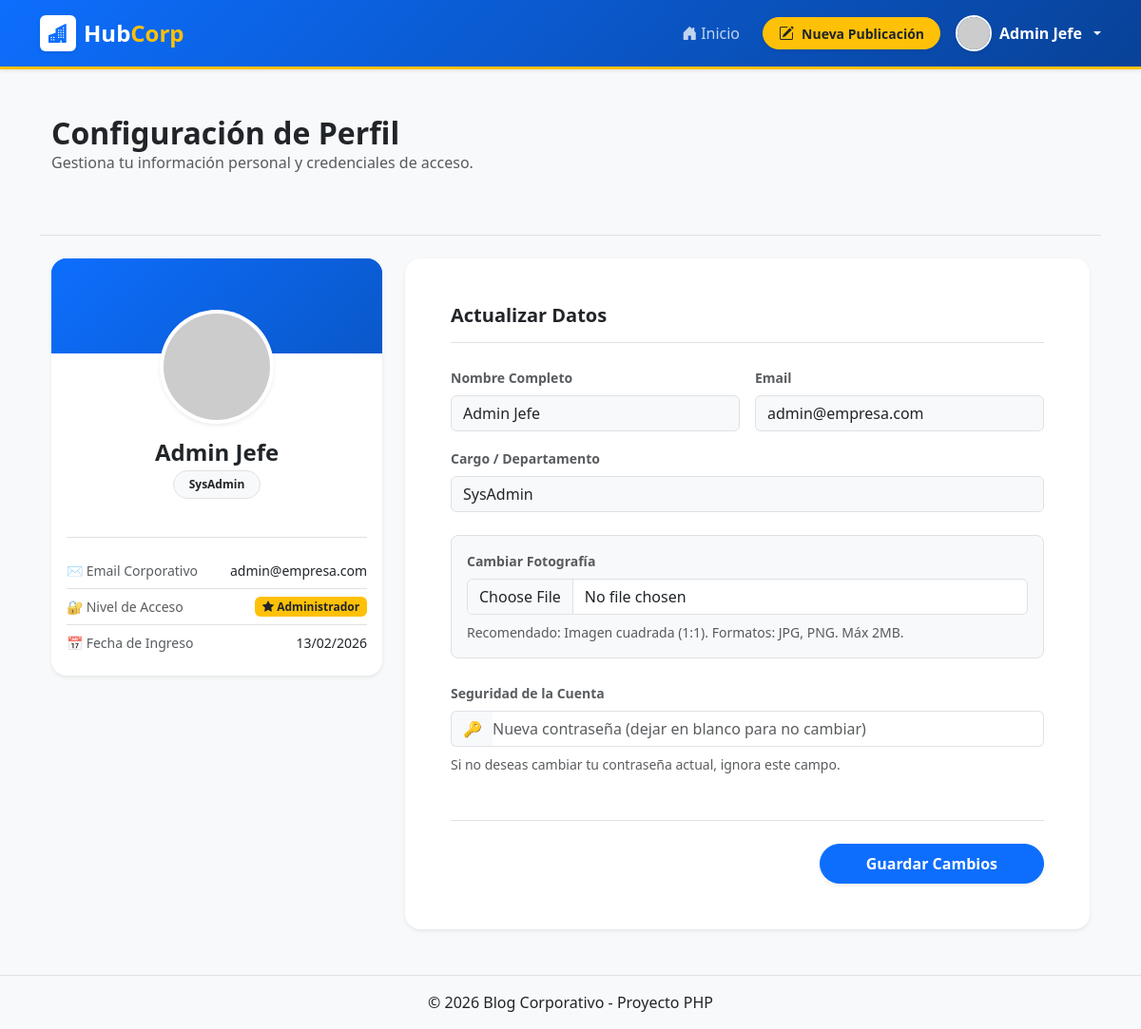
The app's page /perfil.php (signed in) with its own data.
### tables this page shows
CREATE TABLE usuarios (
    id INT AUTO_INCREMENT PRIMARY KEY,
    nombre VARCHAR(100) NOT NULL,
    email VARCHAR(100) NOT NULL UNIQUE,
    password VARCHAR(255) NOT NULL,
    rol ENUM('admin', 'empleado') DEFAULT 'empleado',
    cargo VARCHAR(100) DEFAULT 'Nuevo empleado',
    avatar VARCHAR(255) DEFAULT 'default.png',  
    fecha_registro DATETIME DEFAULT CURRENT_TIMESTAMP
);

### perfil.php (the view, shortened to what this page needs)
<?php
require_once 'includes/conexion.php';
$id_usuario = $_SESSION['usuario_id'];
$sql_user = "SELECT * FROM usuarios WHERE id = $id_usuario";
$res_user = mysqli_query($conn, $sql_user);
$usuario = mysqli_fetch_assoc($res_user);
?>
<?php include 'includes/header.php'; ?>
<div class="bg-light pb-5 pt-4 mb-5 border-bottom">
    <div class="container">
        <h2 class="fw-bold text-dark mb-0">Configuración de Perfil</h2>
        <p class="text-muted">Gestiona tu información personal y credenciales de acceso.</p>
    </div>
</div>
<div class="container" style="margin-top: -3rem;">
    <div class="row g-4">
        <div class="col-md-4">
            <div class="card shadow-sm border-0 rounded-4 overflow-hidden position-relative">
                <div class="bg-primary" style="height: 100px; background: linear-gradient(135deg, #0d6efd 0%, #0a58ca 100%);"></div>
                <div class="card-body text-center position-relative pt-0">
                    <?php
                        $ruta_avatar = 'assets/img/avatars/' . $usuario['avatar'];
                        if (!file_exists($ruta_avatar) || empty($usuario['avatar'])) {
                            $ruta_avatar = "https://ui-avatars.com/api/?name=".urlencode($usuario['nombre'])."&background=e9ecef&color=0d6efd&size=200";
                        }
                    ?>
                    <div class="d-inline-block position-relative" style="margin-top: -50px;">
                        <img src="<?php echo $ruta_avatar; ?>" alt="Avatar de <?php echo htmlspecialchars($usuario['nombre']); ?>"
                             class="rounded-circle bg-white p-1 shadow-sm"
                             style="width: 120px; height: 120px; object-fit: cover;">
                    </div>
                    <h4 class="fw-bold mt-3 mb-1"><?php echo htmlspecialchars($usuario['nombre']); ?></h4>
                    <span class="badge bg-light text-dark border px-3 py-2 rounded-pill mb-3">
                        <?php echo htmlspecialchars($usuario['cargo']); ?>
                    </span>
                    <ul class="list-group list-group-flush text-start mt-4 border-top pt-3">
                        <li class="list-group-item bg-transparent px-0 d-flex justify-content-between align-items-center">
                            <span class="text-muted small">✉️ Email Corporativo</span>
                            <span class="small fw-medium"><?php echo htmlspecialchars($usuario['email']); ?></span>
                        </li>
                        <li class="list-group-item bg-transparent px-0 d-flex justify-content-between align-items-center">
                            <span class="text-muted small">🔐 Nivel de Acceso</span>
                            <?php if($usuario['rol'] == 'admin'): ?>
                                <span class="badge bg-warning text-dark"><i class="bi bi-star-fill"></i> Administrador</span>
                            <?php else: ?>
                                <span class="badge bg-secondary">Empleado</span>
                            <?php endif; ?>
                        </li>
                        <li class="list-group-item bg-transparent px-0 d-flex justify-content-between align-items-center">
                            <span class="text-muted small">📅 Fecha de Ingreso</span>
                            <span class="small"><?php echo date("d/m/Y", strtotime($usuario['fecha_registro'] ?? 'now')); ?></span>
                        </li>
                    </ul>
                </div>
            </div>
        </div>
        <div class="col-md-8">
            <div class="card shadow-sm border-0 rounded-4">
                <div class="card-body p-4 p-md-5">
                    <h5 class="fw-bold mb-4 border-bottom pb-3">Actualizar Datos</h5>
                    <form action="perfil.php" method="POST" enctype="multipart/form-data">
                        <div class="row g-3 mb-4">
                            <div class="col-md-6">
                                <label class="form-label text-muted small fw-bold">Nombre Completo</label>
                                <input type="text" name="nombre" class="form-control bg-light" value="<?php echo htmlspecialchars($usuario['nombre']); ?>" required>
                            </div>
                            <div class="col-md-6">
                                <label class="form-label text-muted small fw-bold">Email</label>
                                <input type="email" name="email" class="form-control bg-light" value="<?php echo htmlspecialchars($usuario['email']); ?>" required>
                            </div>
                            <div class="col-md-12">
                                <label class="form-label text-muted small fw-bold">Cargo / Departamento</label>
                                <input type="text" name="cargo" class="form-control bg-light" value="<?php echo htmlspecialchars($usuario['cargo']); ?>">
                            </div>
                        </div>
                        <div class="mb-4 bg-light p-3 rounded-3 border">
                            <label class="form-label text-muted small fw-bold d-block">Cambiar Fotografía</label>
                            <div class="input-group">
                                <input type="file" name="avatar" class="form-control" id="avatarInput" accept="image/png, image/jpeg, image/jpg">
                            </div>
                            <div class="form-text mt-2">Recomendado: Imagen cuadrada (1:1). Formatos: JPG, PNG. Máx 2MB.</div>
                        </div>
                        <div class="mb-4">
                            <label class="form-label text-muted small fw-bold text-danger">Seguridad de la Cuenta</label>
                            <div class="input-group mb-2">
                                <span class="input-group-text bg-light border-end-0">🔑</span>
                                <input type="password" name="password" class="form-control border-start-0 ps-0" placeholder="Nueva contraseña (dejar en blanco para no cambiar)">
                            </div>
                            <div class="form-text">Si no deseas cambiar tu contraseña actual, ignora este campo.</div>
                        </div>
                        <div class="d-flex justify-content-end mt-5 border-top pt-4">
                            <button type="submit" class="btn btn-primary px-5 py-2 fw-bold rounded-pill shadow-sm">
                                Guardar Cambios
                            </button>
                        </div>
                    </form>
                </div>
            </div>
        </div>
    </div>
</div>
<?php include 'includes/footer.php'; ?>

### records on screen
usuarios: nombre "Admin Jefe", cargo "SysAdmin", email "admin@empresa.com", fecha_registro "13/02/2026"

### other values on screen
$_SESSION['nombre'] "Admin Jefe"
